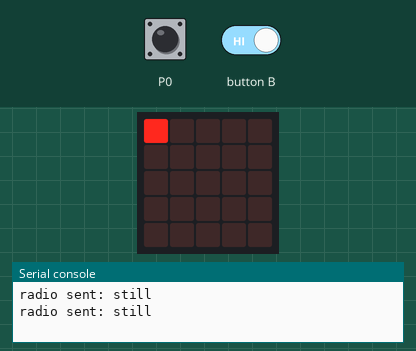
A program run on a simulated BBC micro:bit running MicroPython. Shown: the board's 5×5 LED display, the last lines printed to the serial console. The test bench sets the inputs (shaded band); at power-on: P0 LOW. Dim RGB values are drawn brighter than linear; no radio messages arrive unless stated (any console line starting 'radio sent:' is added by the test bench).

Above: at 1.2 s.
1.3 s: P0 pulled HIGH for 1.2 s
At 3.2 s:
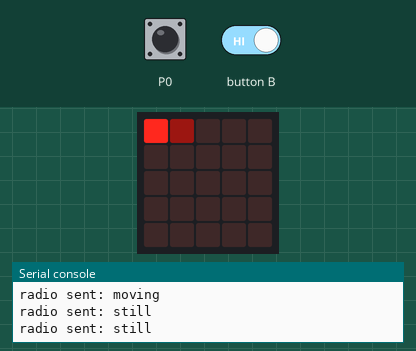
4.0 s: P0 driven HIGH and button B driven LOW
At 5.0 s:
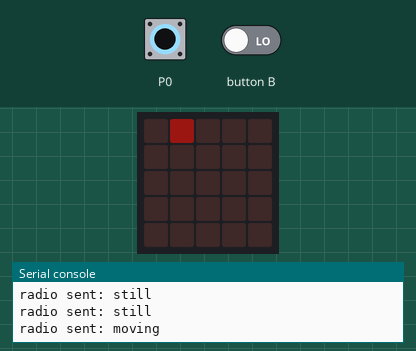
5.5 s: button B released
At 7.0 s:
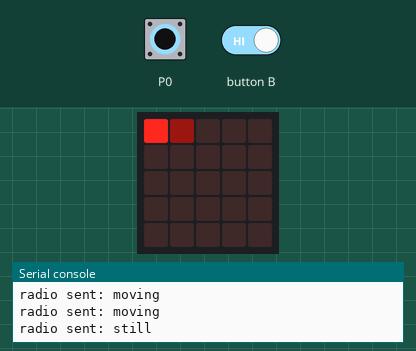
7.5 s: button B held down
At 8.9 s:
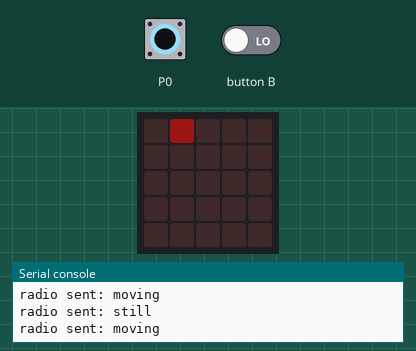
Timing chart, 0 to 10.5 s (numbered marks = the images above; inputs shaded):
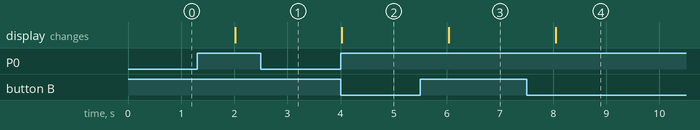

Measured:
- after the input at 1.3 s, the display: changes after 0.72 s (image 1)
- after the input at 4.0 s, the display: changes at once (image 2)
- after the input at 5.5 s, the display: changes after 0.54 s (image 3)
- after the input at 7.5 s, the display: changes after 0.55 s (image 4)

The program:

script.py
```python
from microbit import *
import radio
radio.config(group=73)
radio.on()


board = "00000:00000:00000:00000:00000"
while True:
    if pin0.read_digital():
        display.clear()
        newBoard = list(board)
        newBoard[1] = '1'
        newBoard[0] = '0'
        board = ''.join(newBoard)
        display.show(Image(
         board))
        radio.send('moving')
    if pin11.read_digital():
        display.clear()
        newBoard = list(board)
        newBoard[0] = '9'
        board = ''.join(newBoard)
        display.show(Image(
         board))
        radio.send('still')
    sleep(1000)
```
